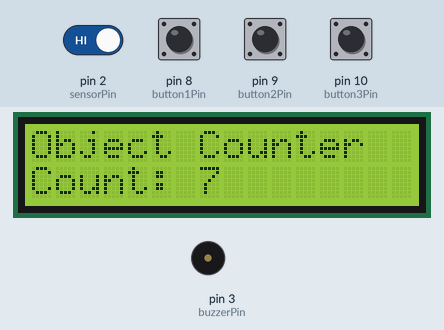
Recording of a sketch running on a simulated Arduino Uno, built with avr-gcc and run on an emulated ATmega328P. Shown: 16×2 character LCD, buzzer (waves = sounding). The test bench sets the inputs (shaded band); at power-on: pin 2 (sensorPin), pin 8 (button1Pin), pin 9 (button2Pin), pin 10 (button3Pin) HIGH.

Above: at 1.2 s.
1.3 s: pin 8 (button1Pin) pulled LOW for 1 s
At 2.8 s:
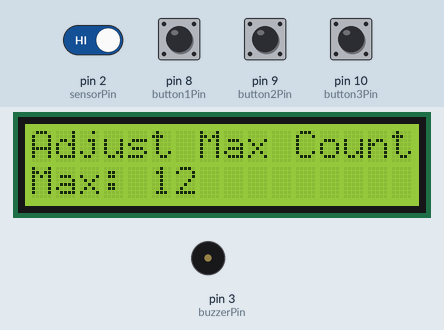
3.8 s: pin 10 (button3Pin) pulled LOW for 0.15 s
At 4.8 s:
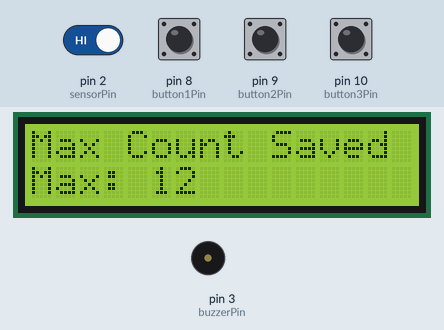
6.5 s: pin 2 (sensorPin) driven LOW
At 7.5 s:
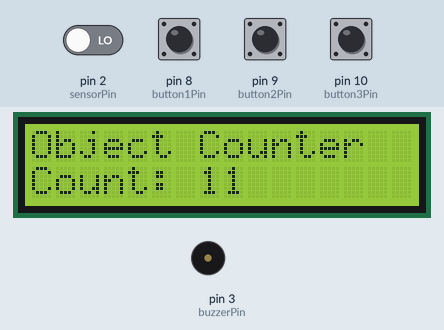
Timing chart, 0 to 9.5 s (numbered marks = the images above; inputs shaded):
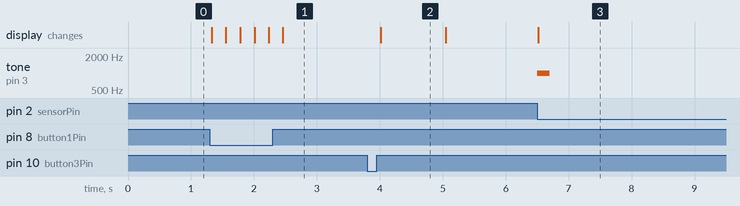

Measured:
- after the input at 1.3 s, the display: first changes at once (image 1 shows a later state)
- after the input at 3.8 s, the display: changes after 0.22 s (image 2)
- after the input at 6.5 s, tone on pin 3 (buzzerPin): silent → 1000 Hz at once, → silent 0.20 s later; the display: changes at once (image 3)
- what the display in image 2 shows lasts 1.0 s, from 4.0 s to 5.0 s

The sketch:

code.ino
```cpp
#include <Wire.h>
#include <LiquidCrystal_I2C.h>
#include <Arduino.h>

// ตั้งค่าจอ LCD (ปรับที่อยู่ I2C หากจำเป็น)
LiquidCrystal_I2C lcd(0x27, 16, 2);

// ตั้งค่าขาของเซ็นเซอร์, Buzzer และปุ่ม
const int sensorPin = 2;  // ขาเซ็นเซอร์
const int buzzerPin = 3;  // ขา Buzzer
const int button1Pin = 8; // ปุ่มเพิ่ม
const int button2Pin = 9; // ปุ่มลด
const int button3Pin = 10; // ปุ่มบันทึก

// ตัวแปรนับจำนวนและค่าคงที่
int counter = 7;
int maxCount = 7; // ค่าสูงสุดของ count
bool adjustMode = false; // โหมดปรับค่า

void setup() {
  // เริ่มต้นจอ LCD
  lcd.init();
  lcd.backlight();

  // กำหนดโหมดของขา I/O
  pinMode(sensorPin, INPUT);
  pinMode(buzzerPin, OUTPUT);
  pinMode(button1Pin, INPUT_PULLUP);
  pinMode(button2Pin, INPUT_PULLUP);
  pinMode(button3Pin, INPUT_PULLUP);

  // เริ่มต้นการแสดงผล
  lcd.setCursor(0, 0);
  lcd.print("Object Counter");
  updateDisplay();
}

void loop() {
  if (adjustMode) {
    // โหมดปรับค่า: รอการปรับค่าหรือบันทึก
    if (digitalRead(button1Pin) == LOW) { // ปุ่มเพิ่ม
      maxCount++;
      delay(200); // กันการกดซ้ำ
      lcd.setCursor(0, 0);
      lcd.print("Adjust Max Count ");
      lcd.setCursor(0, 1);
      lcd.print("Max: ");
      lcd.print(maxCount);
      lcd.print("     ");
      counter = maxCount; // ปรับค่า counter ให้ตรงกับ maxCount ทันที
    }

    if (digitalRead(button2Pin) == LOW) { // ปุ่มลด
      if (maxCount > 1) {
        maxCount--;
      }
      delay(200); // กันการกดซ้ำ
      lcd.setCursor(0, 0);
      lcd.print("Adjust Max Count ");
      lcd.setCursor(0, 1);
      lcd.print("Max: ");
      lcd.print(maxCount);
      lcd.print("     ");
      counter = maxCount; // ปรับค่า counter ให้ตรงกับ maxCount ทันที
    }

    if (digitalRead(button3Pin) == LOW) { // ปุ่มบันทึก
      delay(200); // กันการกดซ้ำ
      adjustMode = false;
      lcd.setCursor(0, 0);
      lcd.print("Max Count Saved  ");
      delay(1000);
      lcd.setCursor(0, 0);
      lcd.print("Object Counter   ");
      updateDisplay();
    }
    return; // ออกจาก loop หากอยู่ในโหมดปรับค่า
  }

  // อ่านค่าจากเซ็นเซอร์
  int sensorValue = digitalRead(sensorPin);

  if (sensorValue == LOW) { // ตรวจจับวัตถุได้เมื่อค่าเป็น LOW
    tone(buzzerPin, 1000, 200); // ส่งเสียง 1kHz เป็นเวลา 200ms

    // ลดตัวนับ
    counter--;

    // หากตัวนับถึง 0 ให้ส่งเสียง 3 ครั้งและรีเซ็ตเป็น maxCount
    if (counter < 0) {
      for (int i = 0; i < 3; i++) {
        tone(buzzerPin, 1000, 200);
        delay(300);
      }
      counter = maxCount;
    }

    // อัปเดตการแสดงผล
    updateDisplay();

    // รอจนกว่าวัตถุจะพ้นเซ็นเซอร์
    while (digitalRead(sensorPin) == LOW) {
      delay(10);
    }
  }

  // ตรวจสอบปุ่มสำหรับเข้าสู่โหมดปรับค่า
  if (digitalRead(button1Pin) == LOW || digitalRead(button2Pin) == LOW) {
    adjustMode = true;
    lcd.setCursor(0, 0);
    lcd.print("Adjust Max Count ");
    lcd.setCursor(0, 1);
    lcd.print("Max: ");
    lcd.print(maxCount);
    lcd.print("     ");
  }
}

void updateDisplay() {
  lcd.setCursor(0, 1);
  lcd.print("Count: ");
  lcd.print(counter);
  lcd.print("     "); // เคลียร์ช่องเกิน
}
```
